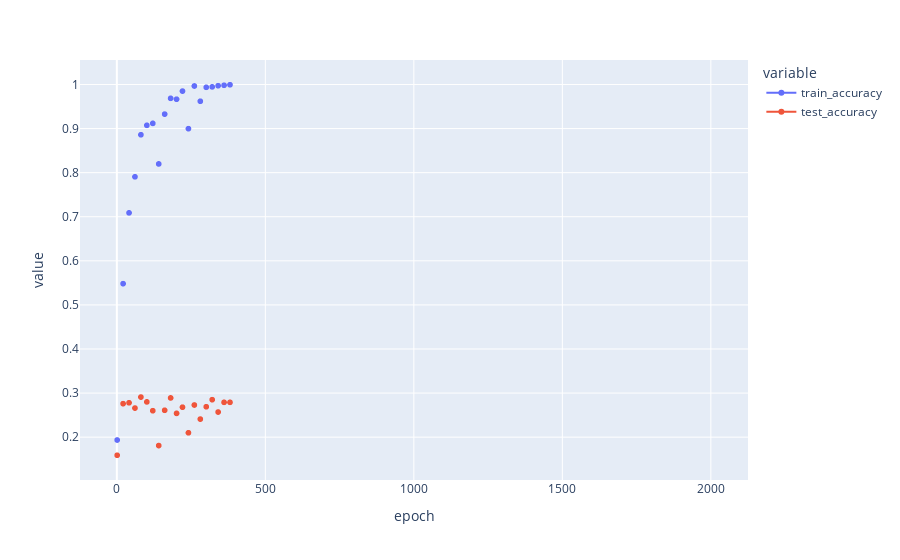

Here is the notebook cell this chart was saved with:
### Code cell
fig = px.line(
    out,
    x="epoch",
    y=["train_accuracy", "test_accuracy"],
    markers=True,
)

fig.show()

### Figure 1 — Plotly figure (JSON) as saved in the notebook; plotly's stock layout.template omitted (floating-point values rounded to 4 significant figures; data arrays with more than 128 entries replaced by an {"elided": "..."} marker saying what was removed)
{"data": [{"hovertemplate": "variable=train_accuracy<br>epoch=%{x}<br>value=%{y}<extra></extra>", "legendgroup": "train_accuracy", "line": {"color": "#636efa", "dash": "solid"}, "marker": {"symbol": "circle"}, "mode": "lines+markers", "name": "train_accuracy", "showlegend": true, "x": {"elided": "2000 int values"}, "xaxis": "x", "y": {"elided": "2000 float values"}, "yaxis": "y", "type": "scattergl"}, {"hovertemplate": "variable=test_accuracy<br>epoch=%{x}<br>value=%{y}<extra></extra>", "legendgroup": "test_accuracy", "line": {"color": "#EF553B", "dash": "solid"}, "marker": {"symbol": "circle"}, "mode": "lines+markers", "name": "test_accuracy", "showlegend": true, "x": {"elided": "2000 int values"}, "xaxis": "x", "y": {"elided": "2000 float values"}, "yaxis": "y", "type": "scattergl"}], "layout": {"xaxis": {"anchor": "y", "domain": [0.0, 1.0], "title": {"text": "epoch"}}, "yaxis": {"anchor": "x", "domain": [0.0, 1.0], "title": {"text": "value"}}, "legend": {"title": {"text": "variable"}, "tracegroupgap": 0}, "margin": {"t": 60}}}
